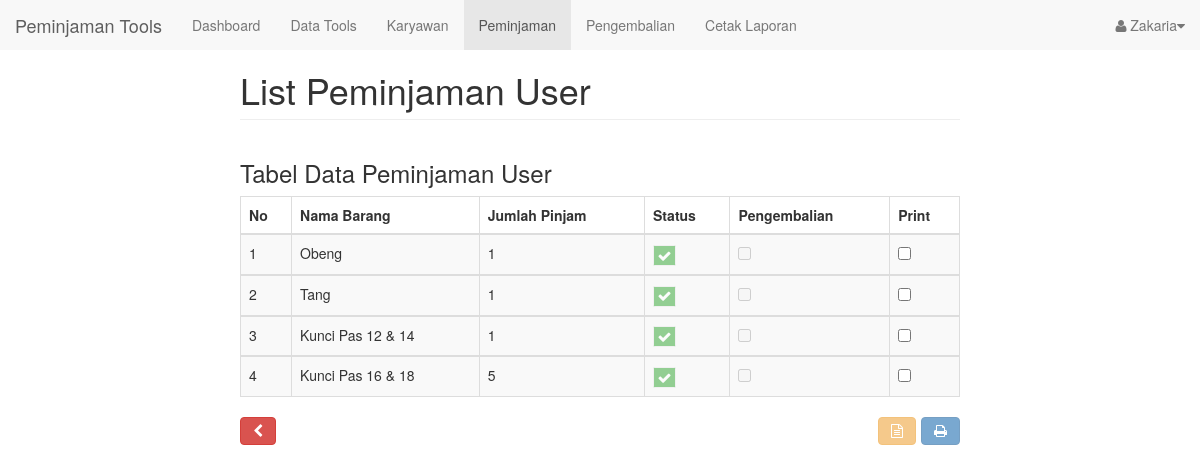
Screenshot of /adminlihatpeminjamanuser_page.php?id=3 (signed in) with the database file from the repository.
### tables this page shows
CREATE TABLE `peminjaman` (
  `id_peminjaman` int(10) NOT NULL,
  `id_brg` int(11) NOT NULL,
  `id_karyawan` int(11) NOT NULL,
  `jml_brg` int(11) NOT NULL,
  `tgl_pinjam` date DEFAULT '0000-00-00',
  `status` tinyint(1) NOT NULL DEFAULT '0',
  KEY `id_brg` (`id_brg`,`id_karyawan`),
  KEY `id_peminjam` (`id_karyawan`),
  KEY `id_anggota` (`id_karyawan`),
  KEY `id_brg_2` (`id_brg`)
);

CREATE TABLE `barang` (
  `id_brg` int(11) NOT NULL AUTO_INCREMENT,
  `nama_brg` varchar(255) NOT NULL,
  `jenis_brg` varchar(255) NOT NULL,
  `stok_brg` varchar(255) NOT NULL,
  `foto` longblob NOT NULL,
  PRIMARY KEY (`id_brg`)
);

### adminlihatpeminjamanuser_page.php (the view, shortened to what this page needs)
<!DOCTYPE html>
<html lang="en">
<head>
    <link href="bootstrap/dist/css/bootstrap.min.css" rel="stylesheet">
    <link href="bootstrap/dist/css/global.css" rel="stylesheet">
    <link href="bootstrap/font-awesome/css/font-awesome.min.css" rel="stylesheet" type="text/css">
</head>
<body>
    <?php
        include "navbar_admin.php";
        require 'config/koneksi.php';
    ?>
    <div class="col-md-8 col-md-offset-2 main">
        <h1 class="page-header">List Peminjaman User</h1>
        <div class="row">
            <div class="col-md-12">
                <h3>Tabel Data Peminjaman User</h3>
                <form action="proses/adminprintataukembali_proses.php" method="POST" >
                    <table class="table table-bordered table-striped table-hover">
                        <thead>
                            <tr>
                                <th>No</th>
                                <th>Nama Barang</th>
                                <th>Jumlah Pinjam</th>
                                <th>Status</th>
                                <th>Pengembalian</th>
                                <th>Print</th>
                            </tr>
                        </thead>
                        <?php
                                $id_pinjam = $_GET['id'];
                                $querypinjam = $mysqli->query("SELECT * FROM peminjaman
                                JOIN anggota on peminjaman.id_karyawan=anggota.id_karyawan
                                JOIN barang on peminjaman.id_brg=barang.id_brg
                                where id_peminjaman='$id_pinjam'");
                                $no = 1;
                                while ($show = mysqli_fetch_array($querypinjam)){
                            ?>
                        <tbody>
                            <tr>
                                <td><?php echo $no++ ?></td>
                                <td><?php echo $show['nama_brg']; ?></td>
                                <td><?php echo $show['jml_brg']; ?></td>
                                <td><button class="btn btn-<?php echo $show['status'] == 1 ? 'success' : 'danger' ?> fa fa-border fa-<?php echo $show['status'] == 1 ? 'check' : 'remove'; ?>" disabled></button></td>
                                <td>
                                    <input class="checkkembali" type="checkbox" name="kembalicheck[]" value="<?php echo $show['id_brg']?>" <?php echo $show['status'] == 1 ? 'disabled' : '' ?>/>
                                </td>
                                <td>
                                    <input class="checkprint" type="checkbox" name="printcheck[]" value="<?php echo $show['id_brg']?>" <?php echo $show['status'] == 1 ? NULL : 'disabled' ?>/>
                                </td>
                            </tr>
                            <?php }?>
                        </tbody>
                    </table>
                    <div style="clear:both">
                        <a style="float:left" href="adminpeminjamanlist_page.php"
                            class="btn btn-danger fa fa-chevron-left ">
                        </a>
                        <button type="submit" id="print" class="btn btn-primary fa fa-print" name="buttonprint" value="printing" style="float:right" data-toggler="tooltip" title="Cetak Bukti Pengembalian">
                        </button>
                        <button type="submit" id="pengembalian" class="btn btn-warning fa fa-file-text-o" name="buttonpengembalian" value="kembali" style="float:right; margin-right:5px" data-toggler="tooltip" title="Tambahkan Pengembalian Barang">
                        </button>
                    </div>
                </form>
            </div>
        </div>
    </div>
</body>
</html>

### rows the page displays
peminjaman: id_brg.nama_brg "Obeng", jml_brg "1"
peminjaman: id_brg.nama_brg "Tang", jml_brg "1"
peminjaman: id_brg.nama_brg "Kunci Pas 12 & 14", jml_brg "1"
peminjaman: id_brg.nama_brg "Kunci Pas 16 & 18", jml_brg "5"

### other values shown
$namaadmin "Zakaria"
